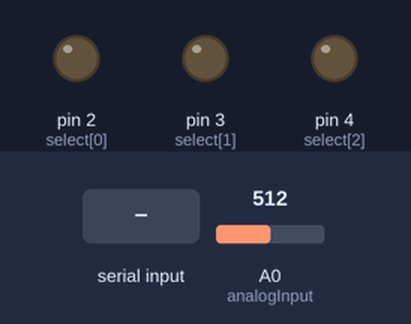
A sketch run on a simulated Arduino Uno, built with avr-gcc and run on an emulated ATmega328P. Shown: output pins drawn as LEDs (lit = HIGH). Inputs (shaded band) come from the test bench; at power-on: A0 (analogInput) = 512. What the sketch prints to the serial monitor is not drawn.

Above: at 0.8 s.
0.9 s: "1" received over Serial
At 1.8 s:
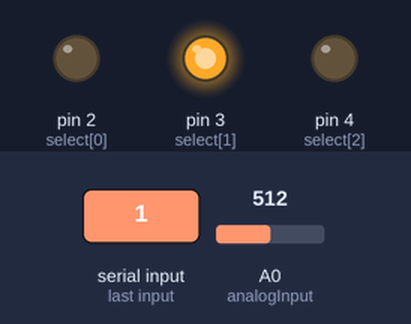
2.4 s: A0 (analogInput) set to 716
3.9 s: A0 (analogInput) set to 900
Timing chart, 0 to 6.9 s (numbered marks = the images above; inputs shaded):
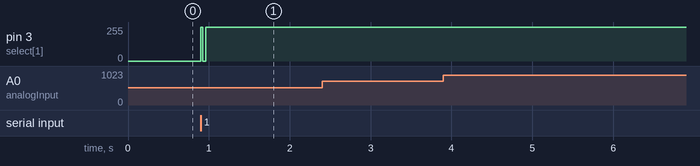

Measured:
- after the input at 0.9 s, pin 3 (select[1]): 0/255 → 253/255 at once
- after the input at 2.4 s, every drawn part: stays the same
- after the input at 3.9 s, every drawn part: stays the same

The sketch:

multiplex_oscilloscope.ino
```cpp
#define analogInput 0 // Common Output (Z)

int analog1 = 0; // Analog Value to read
int analog2 = 0;

const int select[] = {2,3,4}; // array of the pins connected to the 4051 input

int inByte = 0;

void setup() {

  Serial.begin(9600); // Setup Serial Port

  for(int bit = 0; bit < 3; bit++){
    pinMode(select[bit], OUTPUT); // set the three select pins to output
  }

  contactProcessing();

}

void loop () {

    analog1 = getValue(0);

    analog2 = getValue(2); // Read the Common Output from HEF4051

    /* // for arduino-only debugging
    Serial.print(analog1); // Print out the Value
    Serial.print("    |    ");
    Serial.print(analog2);
    Serial.println();
    */

  if (Serial.available() > 0){
    Serial.write(analog1);
    delay(5);
    Serial.write(analog2);
    delay(5);
  }

}


int getValue( int channel) {
  // the following sets the selector pins HIGH and LOW to match the binary value of channel
    for(int bit = 0; bit < 3; bit++){

    int pin = select[bit]; // the pin wired to the multiplexer select bit
    int isBitSet = bitRead(channel, bit); // true if given bit set in channel
    digitalWrite(pin, isBitSet);

  }
  return analogRead(analogInput);
}

void contactProcessing() {
  while(Serial.available() <= 0){
    Serial.print('A');
    delay(10);
  }
}
```
